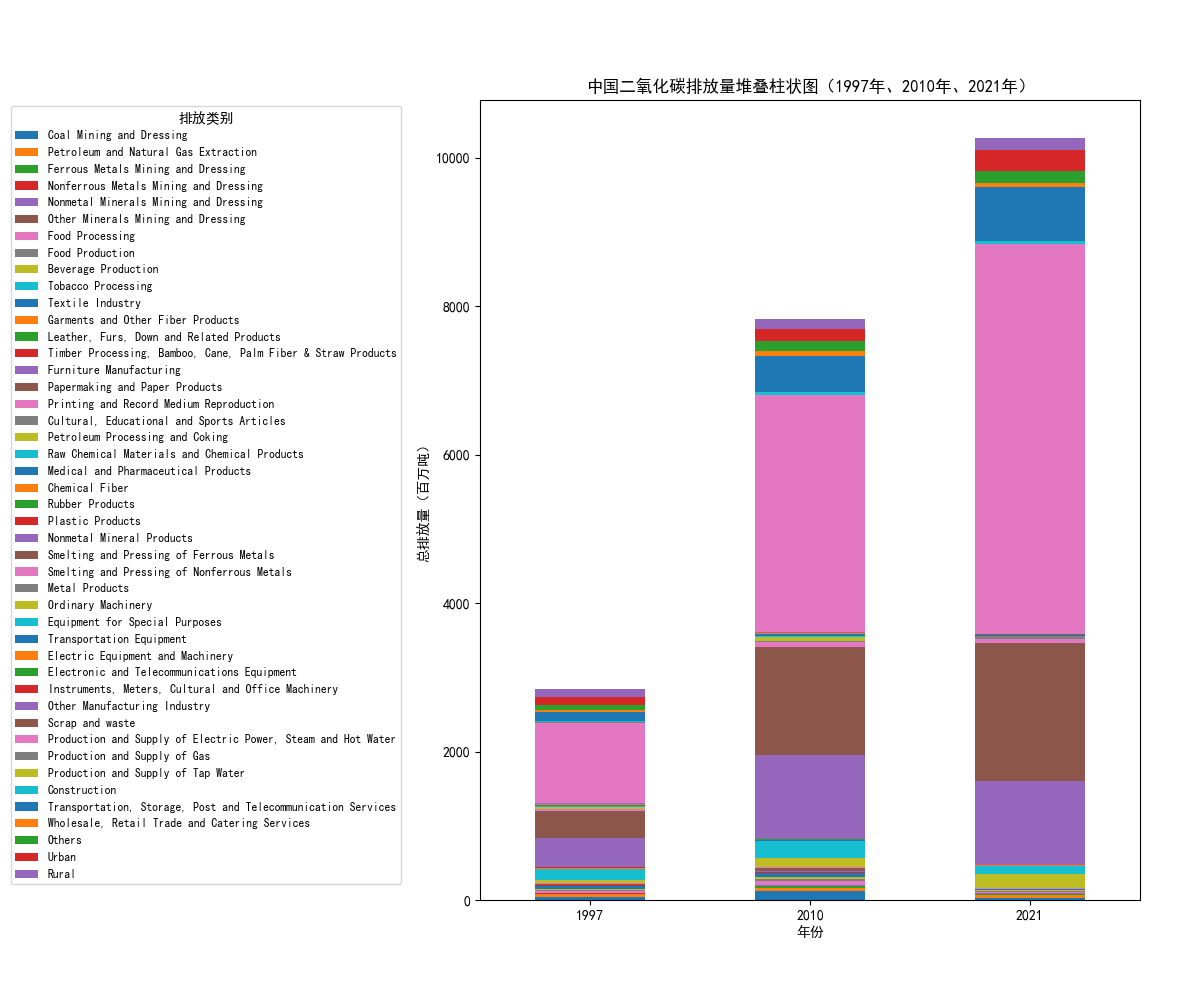

This figure's Python source:
import pandas as pd
import matplotlib.pyplot as plt
plt.rcParams['font.sans-serif']=['SimHei'] # 用黑体显示中文
plt.rcParams['axes.unicode_minus']=False # 解决保存图像是负号'-'显示为方块的问题
# 读取CSV数据到DataFrame
data = pd.read_csv("F:\\Desktop\\2.csv")

# 选择指定年份的数据
years = [1997, 2010, 2021]
data_filtered = data[data["year"].isin(years)]

# 获取排放类别列表（假设从第 4 列开始）
emission_categories = list(data.columns[3:])  # 假设排放数据从第 4 列开始

# 获取堆叠数据
stacked_data = data_filtered.groupby("year")[emission_categories].sum()

# 创建堆叠柱状图
fig, ax = plt.subplots(figsize=(12, 10))  # 创建图的画布
stacked_data.plot(kind="bar", stacked=True, ax=ax)
plt.xlabel("年份")
plt.ylabel("总排放量（百万吨）")
plt.title("中国二氧化碳排放量堆叠柱状图（1997年、2010年、2021年）")
plt.xticks(rotation=0)

# 调整布局以解决警告
plt.subplots_adjust(left=0.4, right=0.95, top=0.9, bottom=0.1)  # 根据需要调整边距
plt.legend(title="排放类别", bbox_to_anchor=(-0.72, 1), loc='upper left', fontsize='small')

plt.show()
